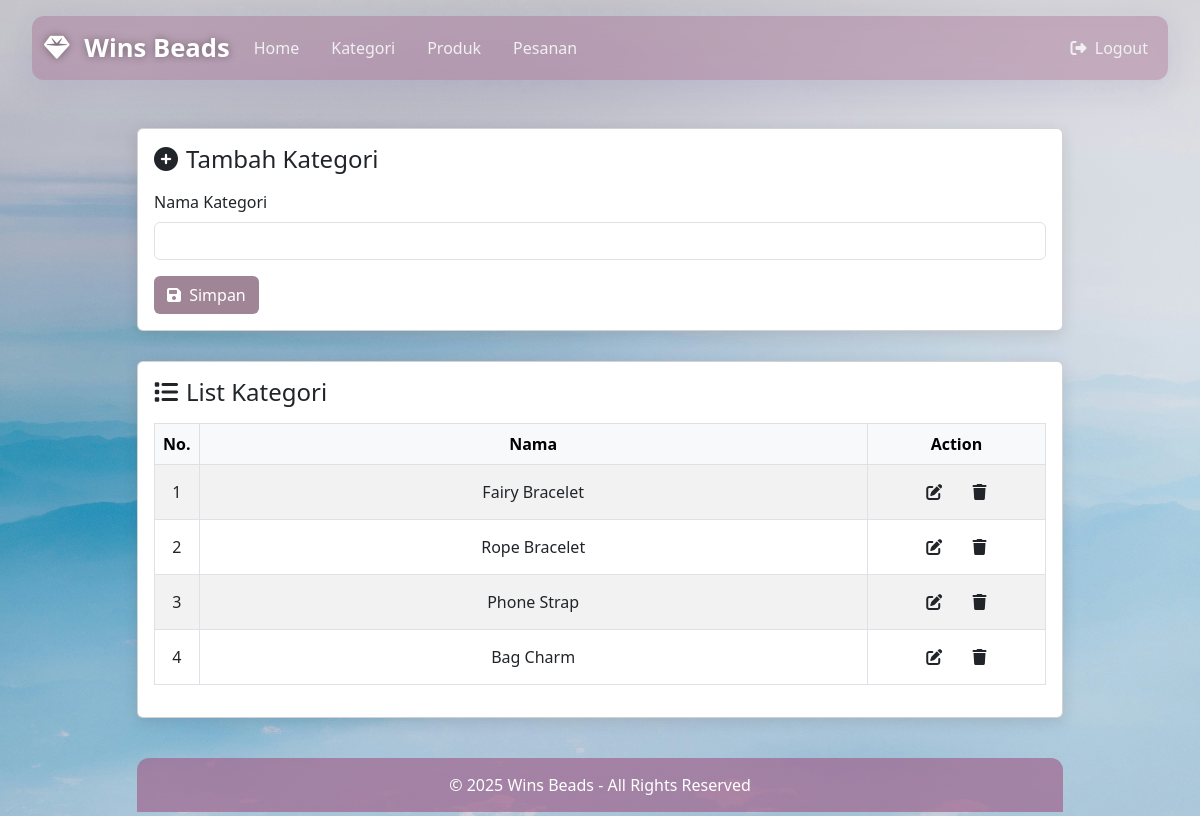
The app's page /admin/kategori.php (signed in) with its own data.
### tables this page shows
CREATE TABLE `kategori` (
  `id` int(11) NOT NULL,
  `nama` varchar(100) DEFAULT NULL
);

### admin/kategori.php (the view, shortened to what this page needs)
<?php
require "../koneksi.php";
$queryKategori = mysqli_query($con, "SELECT * FROM kategori");
$jumlahKategori = mysqli_num_rows($queryKategori);
?>
<!DOCTYPE html>
<html lang="en">
<head>
    <link href="https://cdn.jsdelivr.net/npm/bootstrap@5.3.0/dist/css/bootstrap.min.css" rel="stylesheet" />
    <link href="https://cdnjs.cloudflare.com/ajax/libs/font-awesome/6.5.0/css/all.min.css" rel="stylesheet" />
</head>
<body>
    <?php require "navbar.php" ?>
    <div class="container mt-5">
        <div class="row justify-content-center">
            <div class="col-lg-10">
                <div class="card">
                    <div class="card-body">
                        <h4 class="mb-3"><i class="fas fa-plus-circle me-2"></i>Tambah Kategori</h4>
                        <form action="" method="post">
                            <div class="mb-3">
                                <label for="kategori" class="form-label">Nama Kategori</label>
                                <input type="text" id="kategori" name="kategori" class="form-control" required>
                            </div>
                            <button class="btn custom-btn" type="submit" name="simpan_kategori">
                                <i class="fas fa-save me-1"></i> Simpan
                            </button>
                        </form>
                    </div>
                </div>
                <div class="card">
                    <div class="card-body">
                        <h4 class="mb-3"><i class="fas fa-list me-2"></i>List Kategori</h4>
                        <div class="table-responsive">
                            <table class="table table-striped table-hover table-bordered text-center align-middle">
                                <thead class="table-light">
                                    <tr>
                                        <th style="width:5%;">No.</th>
                                        <th>Nama</th>
                                        <th style="width:20%;">Action</th>
                                    </tr>
                                </thead>
                                <tbody>
                                    <?php if ($jumlahKategori == 0) { ?>
                                        <tr><td colspan="3">Tidak ada data kategori</td></tr>
                                    <?php } else {
                                        $number = 1;
                                        while ($data = mysqli_fetch_array($queryKategori)) { ?>
                                            <tr>
                                                <td><?= $number++; ?></td>
                                                <td><?= $data['nama']; ?></td>
                                                <td>
                                                    <button class="btn btn-table" data-bs-toggle="modal" data-bs-target="#editModal<?= $data['id']; ?>">
                                                        <i class="fas fa-edit"></i>
                                                    </button>
                                                    <form action="" method="post" class="d-inline" onsubmit="return confirm('Yakin ingin menghapus kategori ini?');">
                                                        <button type="submit" name="hapus_kategori" class="btn btn-table">
                                                            <i class="fas fa-trash"></i>
                                                        </button>
                                                    </form>
                                                </td>
                                            </tr>
                                    <?php }
                                    } ?>
                                </tbody>
                            </table>
                        </div>
                    </div>
                </div>
                <footer>
                    &copy; 2025 Wins Beads - All Rights Reserved
                </footer>
            </div>
        </div>
    </div>
</body>
</html>

### admin/kategori.php (style rules this page uses)
body { background-color: #f9f9f9; font-family: 'Segoe UI', Tahoma, Geneva, Verdana, sans-serif; }
.btn.custom-btn { background-color: rgba(128, 93, 116, 0.75); color: #fff; transition: background-color 0.3s; }
.card { border: none; border-radius: 12px; box-shadow: 0 4px 15px rgba(0,0,0,0.1); margin-bottom: 30px; background: rgba(255,255,255,0.7); }
thead.table-light { background: rgba(158,94,137,0.4); color: #fff; }
footer { background-color: rgba(158,94,137,0.65); color: #fff; padding: 15px 0; text-align: center; border-top-left-radius: 12px; border-top-right-radius: 12px; margin-top: 40px; }

### admin/navbar.php (style rules this page uses)
body { background: url('../image/background.jpg') no-repeat center center fixed; background-size: cover; min-height: 100vh; }

### records on screen
kategori: nama "Fairy Bracelet"
kategori: nama "Rope Bracelet"
kategori: nama "Phone Strap"
kategori: nama "Bag Charm"
